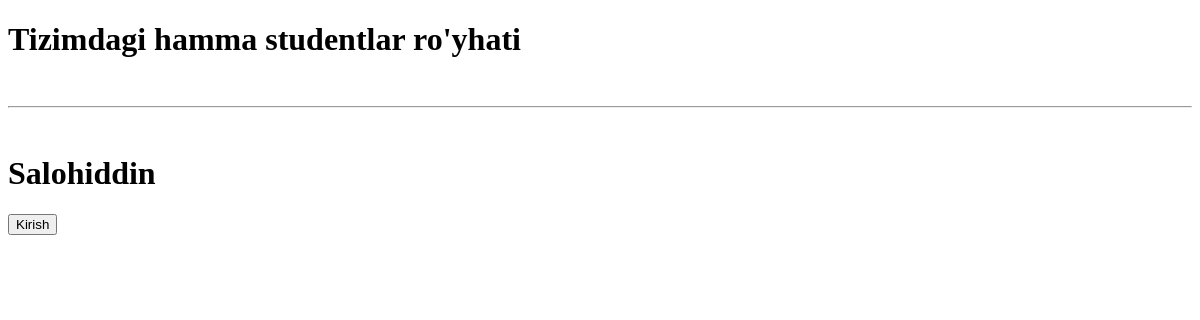
Page /hamma_studentlar/ on the earlier database version.
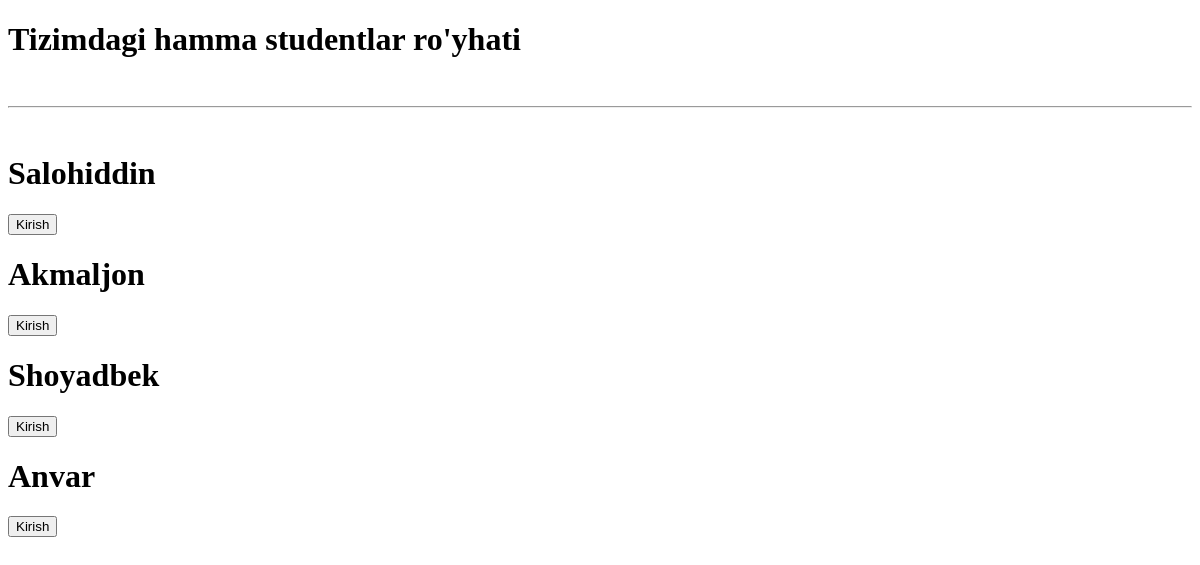
Same page on the later database version.
### asosiy/models.py (models this page shows)
class Student(models.Model):
    ism = models.CharField(max_length=30)
    yosh = models.SmallIntegerField()
    kurs = models.SmallIntegerField()
    student_raqam = models.IntegerField(unique=True)
    def __str__(self):
        return self.ism

### asosiy/views.py (the view)
# urls.py: path('hamma_studentlar/', hamma_studentlar),
def hamma_studentlar(request):
    content = {
        "studentlar": Student.objects.all()
    }
    return render(request, "hamma_studentlar.html", content)

### templates/hamma_studentlar.html (shortened to what this page needs)
<!DOCTYPE html>
<html lang="en">
<head>
</head>
<body>
<h1>Tizimdagi hamma studentlar ro'yhati </h1>
    <br>
    <hr>
    {% for student in studentlar %}
    <br>
    <h1>{{student}}</h1>
    <a href="/tanlangan_student/{{student.id}}/">
        <button>Kirish</button>
    </a>
    {% endfor %}
</body>
</html>

Differences in the rows shown:
added Student: ism "Akmaljon"
added Student: ism "Shoyadbek"
added Student: ism "Anvar"
